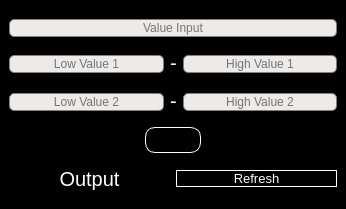
<?xml version="1.0" encoding="UTF-8"?>
<ui version="4.0">
 <class>MainWindow</class>
 <widget class="QMainWindow" name="MainWindow">
  <property name="geometry">
   <rect>
    <x>0</x>
    <y>0</y>
    <width>346</width>
    <height>209</height>
   </rect>
  </property>
  <property name="windowTitle">
   <string>Remapper</string>
  </property>
  <property name="styleSheet">
   <string notr="true">background-color: rgb(0, 0, 0);</string>
  </property>
  <widget class="QWidget" name="centralwidget">
   <layout class="QVBoxLayout" name="verticalLayout">
    <item>
     <widget class="QLineEdit" name="val">
      <property name="styleSheet">
       <string notr="true">QLineEdit{
border-style:solid;
border-width: 1px;
border-color: grey;
background-color: #edeae8;
margin-top:2px;
border-radius : 5px;
}

QLineEdit:hover{
	background-color : #e0e0e0;
}


QLineEdit:focus{
	background-color:#e0e0e0;
	border-width : 3px;
	border-color:#f2ce57;
}</string>
      </property>
      <property name="inputMask">
       <string/>
      </property>
      <property name="text">
       <string/>
      </property>
      <property name="alignment">
       <set>Qt::AlignCenter</set>
      </property>
      <property name="placeholderText">
       <string>Value Input</string>
      </property>
     </widget>
    </item>
    <item>
     <layout class="QHBoxLayout" name="horizontalLayout">
      <item>
       <widget class="QLineEdit" name="low1">
        <property name="styleSheet">
         <string notr="true">QLineEdit{
border-style:solid;
border-width: 1px;
border-color: grey;
background-color: #edeae8;
margin-top:2px;
border-radius : 5px;
}

QLineEdit:hover{
	background-color : #e0e0e0;
}


QLineEdit:focus{
	background-color:#e0e0e0;
	border-width : 3px;
	border-color:#f2ce57;
}</string>
        </property>
        <property name="inputMask">
         <string/>
        </property>
        <property name="alignment">
         <set>Qt::AlignCenter</set>
        </property>
        <property name="placeholderText">
         <string>Low Value 1</string>
        </property>
       </widget>
      </item>
      <item>
       <widget class="QLabel" name="label">
        <property name="font">
         <font>
          <pointsize>15</pointsize>
         </font>
        </property>
        <property name="styleSheet">
         <string notr="true">color: rgb(255, 255, 255);</string>
        </property>
        <property name="text">
         <string>-</string>
        </property>
        <property name="alignment">
         <set>Qt::AlignCenter</set>
        </property>
       </widget>
      </item>
      <item>
       <widget class="QLineEdit" name="high1">
        <property name="styleSheet">
         <string notr="true">QLineEdit{
border-style:solid;
border-width: 1px;
border-color: grey;
background-color: #edeae8;
margin-top:2px;
border-radius : 5px;
}

QLineEdit:hover{
	background-color : #e0e0e0;
}


QLineEdit:focus{
	background-color:#e0e0e0;
	border-width : 3px;
	border-color:#f2ce57;
}</string>
        </property>
        <property name="inputMask">
         <string/>
        </property>
        <property name="alignment">
         <set>Qt::AlignCenter</set>
        </property>
        <property name="placeholderText">
         <string>High Value 1</string>
        </property>
       </widget>
      </item>
     </layout>
    </item>
    <item>
     <layout class="QHBoxLayout" name="horizontalLayout_2">
      <item>
       <widget class="QLineEdit" name="low2">
        <property name="styleSheet">
         <string notr="true">QLineEdit{
border-style:solid;
border-width: 1px;
border-color: grey;
background-color: #edeae8;
margin-top:2px;
border-radius : 5px;
}

QLineEdit:hover{
	background-color : #e0e0e0;
}


QLineEdit:focus{
	background-color:#e0e0e0;
	border-width : 3px;
	border-color:#f2ce57;
}</string>
        </property>
        <property name="inputMask">
         <string/>
        </property>
        <property name="alignment">
         <set>Qt::AlignCenter</set>
        </property>
        <property name="placeholderText">
         <string>Low Value 2</string>
        </property>
       </widget>
      </item>
      <item>
       <widget class="QLabel" name="label_2">
        <property name="font">
         <font>
          <pointsize>15</pointsize>
         </font>
        </property>
        <property name="styleSheet">
         <string notr="true">color: rgb(255, 255, 255);</string>
        </property>
        <property name="text">
         <string>-</string>
        </property>
        <property name="alignment">
         <set>Qt::AlignCenter</set>
        </property>
       </widget>
      </item>
      <item>
       <widget class="QLineEdit" name="high2">
        <property name="styleSheet">
         <string notr="true">QLineEdit{
border-style:solid;
border-width: 1px;
border-color: grey;
background-color: #edeae8;
margin-top:2px;
border-radius : 5px;
}

QLineEdit:hover{
	background-color : #e0e0e0;
}


QLineEdit:focus{
	background-color:#e0e0e0;
	border-width : 3px;
	border-color:#f2ce57;
}</string>
        </property>
        <property name="inputMask">
         <string/>
        </property>
        <property name="alignment">
         <set>Qt::AlignCenter</set>
        </property>
        <property name="placeholderText">
         <string>High Value 2</string>
        </property>
       </widget>
      </item>
     </layout>
    </item>
    <item>
     <layout class="QHBoxLayout" name="horizontalLayout_3">
      <item>
       <spacer name="horizontalSpacer">
        <property name="orientation">
         <enum>Qt::Horizontal</enum>
        </property>
        <property name="sizeHint" stdset="0">
         <size>
          <width>40</width>
          <height>20</height>
         </size>
        </property>
       </spacer>
      </item>
      <item>
       <widget class="QPushButton" name="pushButton">
        <property name="font">
         <font>
          <pointsize>15</pointsize>
         </font>
        </property>
        <property name="cursor">
         <cursorShape>PointingHandCursor</cursorShape>
        </property>
        <property name="styleSheet">
         <string notr="true">QPushButton{
	background-color: black;
	image : url(:/new/prefix1/remapper.png);
	border: 1px solid white; 
	border-radius: 10px;
} 

QPushButton:hover{
	
	background-color: rgb(102, 102, 102);
	image : url(:/new/prefix1/remapper.png);
	border: 1px solid white; 
	border-radius: 10px;
	color: white;
}</string>
        </property>
        <property name="text">
         <string/>
        </property>
       </widget>
      </item>
      <item>
       <spacer name="horizontalSpacer_2">
        <property name="orientation">
         <enum>Qt::Horizontal</enum>
        </property>
        <property name="sizeHint" stdset="0">
         <size>
          <width>40</width>
          <height>20</height>
         </size>
        </property>
       </spacer>
      </item>
     </layout>
    </item>
    <item>
     <layout class="QHBoxLayout" name="horizontalLayout_4">
      <property name="topMargin">
       <number>0</number>
      </property>
      <item>
       <widget class="QLabel" name="output">
        <property name="font">
         <font>
          <pointsize>15</pointsize>
         </font>
        </property>
        <property name="styleSheet">
         <string notr="true">color: rgb(255, 255, 255);</string>
        </property>
        <property name="text">
         <string>Output</string>
        </property>
        <property name="alignment">
         <set>Qt::AlignCenter</set>
        </property>
       </widget>
      </item>
      <item>
       <widget class="QPushButton" name="Refresh">
        <property name="font">
         <font>
          <pointsize>10</pointsize>
         </font>
        </property>
        <property name="cursor">
         <cursorShape>PointingHandCursor</cursorShape>
        </property>
        <property name="styleSheet">
         <string notr="true">QPushButton{
	color:white;
	background-color: black;
	border: 1px solid white; 
	border-radius: 10px;
} 

QPushButton:hover{
	color:white;
	background-color: #ffc400;
	border: 1px solid white; 
	border-radius: 10px;
	color: white;
}</string>
        </property>
        <property name="text">
         <string>Refresh</string>
        </property>
       </widget>
      </item>
     </layout>
    </item>
   </layout>
  </widget>
 </widget>
 <tabstops>
  <tabstop>val</tabstop>
  <tabstop>low1</tabstop>
  <tabstop>high1</tabstop>
  <tabstop>low2</tabstop>
  <tabstop>high2</tabstop>
  <tabstop>pushButton</tabstop>
  <tabstop>Refresh</tabstop>
 </tabstops>
 <resources/>
 <connections/>
</ui>
